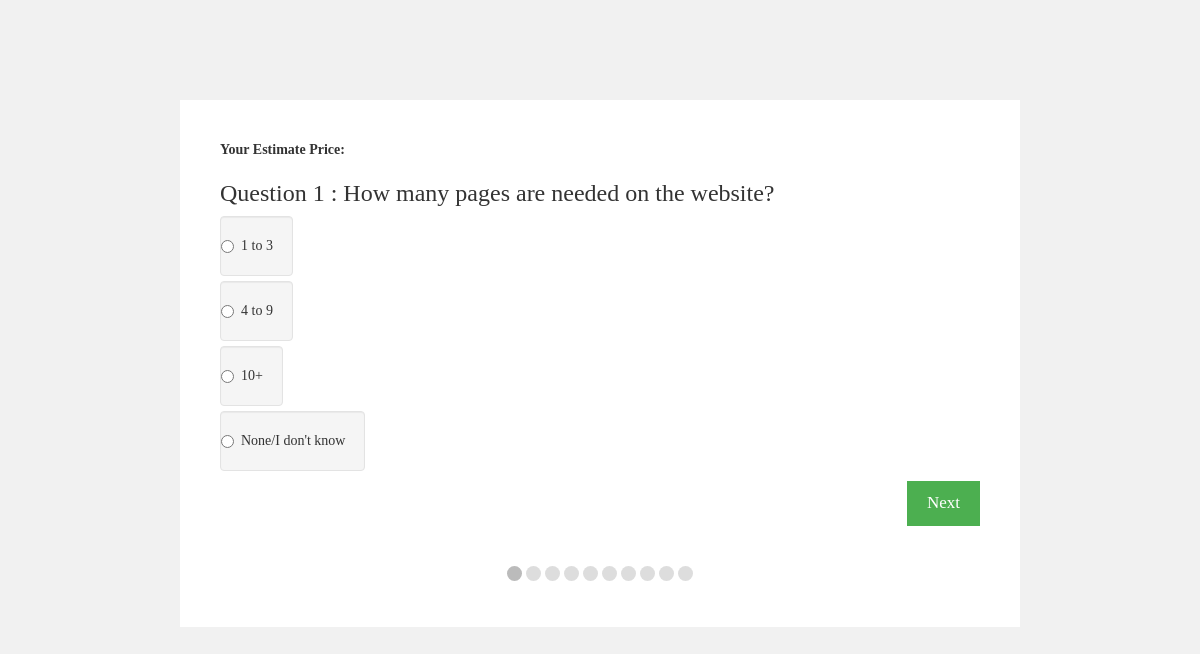
The page / on the database its author committed.
### tables this page shows
CREATE TABLE `questions` (
  `id` int(10) NOT NULL,
  `qid` int(10) NOT NULL,
  `question` text NOT NULL
);

CREATE TABLE `options` (
  `opt_id` int(10) NOT NULL,
  `opt_name` varchar(255) NOT NULL,
  `opt_price` int(11) DEFAULT NULL,
  `qid` int(10) DEFAULT NULL
);

### index.php (called while the page is built, shortened)
<?php
require_once "questionnaire.php";
?>

### questionnaire.php (the view, shortened to what this page needs)
 <?php include ('admin/store.php');?>
 <form id="regForm" method="POST" action=finish.php><b>Your Estimate Price: &nbsp;</b><b id="price"></b>
 <?php
 $selectquery = "SELECT * FROM questions";
 $result = mysqli_query($conn, $selectquery);
$rowcount=mysqli_num_rows($result);
 for ($c = 1; $c <=$rowcount ; $c++) {
$sql = " SELECT id,question FROM questions where qid=$c";
$question = mysqli_query($conn, $sql);
$sql1 = " SELECT opt_name,opt_price FROM options where qid=$c";
$opt = mysqli_query($conn, $sql1);
$row = mysqli_fetch_array($question,MYSQLI_ASSOC);
?>
<fieldset><div class="tab" id="dev_<?php echo $c; ?>">
<h3><?php
echo "Question $c : {$row['question']}  <br> "  ; ?></h3>
<?php
while($row = mysqli_fetch_array($opt,MYSQLI_ASSOC)){
?> <div class="radio">
<label class="btn well" style="position:relative;">
    <input required type='radio' id='option' name='option<?php echo $c;?>' class="radio" value="<?php echo $row['opt_price'];?>"><?php echo $row['opt_name'];?> </label></div>
<?php }?><div  class="btn-holder">
  <div style="float:right;">
    <button type="button" id="nextBtn" onclick="nextPrev(1)">Next</button>
  </div>
</div>
</div></fieldset>
<?php } ?>
<div style="text-align:center;margin-top:40px;">
 <?php
for($i=0;$i<=$rowcount;$i++){
  echo '<span class="step"></span>';
}
 ?>
</div></form>
</body>
</html>

### formstyle.css (style rules this page uses)
* { box-sizing: border-box; }
body { background-color: #f1f1f1; }
#regForm { background-color: #ffffff; margin: 100px auto; font-family: Raleway; padding: 40px; width: 70%; min-width: 300px; }
input { font-size: 17px; font-family: Raleway; }
.tab { display: none; }
button { background-color: #4CAF50; color: #ffffff; border: none; padding: 10px 20px; font-size: 17px; font-family: Raleway; cursor: pointer; }
.step { height: 15px; width: 15px; margin: 0 2px; background-color: #bbbbbb; border: none; border-radius: 50%; display: inline-block; opacity: 0.5; }
.step.active { opacity: 1; }

### rows shown on the page
questions: question "How many pages are needed on the website?"
options: opt_name "1 to 3"
options: opt_name "4 to 9"
options: opt_name "10+"
options: opt_name "None/I don't know"
